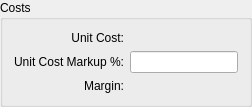
          <widget class="QGroupBox" name="_costGroup">
           <property name="title">
            <string>Costs</string>
           </property>
           <layout class="QGridLayout">
            <item row="0" column="2">
             <widget class="CurrCluster" name="_unitCost">
              <property name="format">
               <enum>CurrDisplay::Cost</enum>
              </property>
              <property name="currencyEditable" stdset="0">
               <bool>false</bool>
              </property>
              <property name="currencyVisible">
               <bool>false</bool>
              </property>
             </widget>
            </item>
            <item row="0" column="1">
             <widget class="QLabel" name="_unitCostLit">
              <property name="text">
               <string>Unit Cost:</string>
              </property>
              <property name="alignment">
               <set>Qt::AlignRight|Qt::AlignTrailing|Qt::AlignVCenter</set>
              </property>
             </widget>
            </item>
            <item row="5" column="2">
             <widget class="XLineEdit" name="_markupFromUnitCost">
              <property name="alignment">
               <set>Qt::AlignRight|Qt::AlignTrailing|Qt::AlignVCenter</set>
              </property>
             </widget>
            </item>
            <item row="8" column="1">
             <spacer>
              <property name="orientation">
               <enum>Qt::Vertical</enum>
              </property>
              <property name="sizeHint" stdset="0">
               <size>
                <width>20</width>
                <height>0</height>
               </size>
              </property>
             </spacer>
            </item>
            <item row="6" column="2">
             <widget class="CurrDisplay" name="_margin"/>
            </item>
            <item row="6" column="1">
             <widget class="QLabel" name="_marginLit">
              <property name="text">
               <string>Margin:</string>
              </property>
              <property name="alignment">
               <set>Qt::AlignRight|Qt::AlignTrailing|Qt::AlignVCenter</set>
              </property>
             </widget>
            </item>
            <item row="5" column="1">
             <widget class="QLabel" name="_markupFromUnitCostLit">
              <property name="text">
               <string>Unit Cost Markup %:</string>
              </property>
              <property name="alignment">
               <set>Qt::AlignRight|Qt::AlignTrailing|Qt::AlignVCenter</set>
              </property>
             </widget>
            </item>
           </layout>
          </widget>
